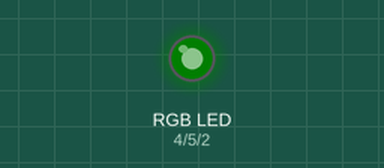
Simulated run of this sketch. Board: ESP32. On the bench: an RGB LED mixed from three pins (HIGH = lit). Dim RGB values are drawn brighter than linear.

Above: at 0.15 s.
At 2.55 s:
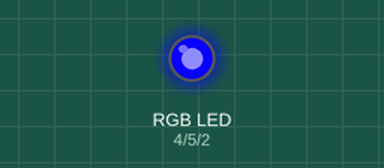
At 4.95 s:
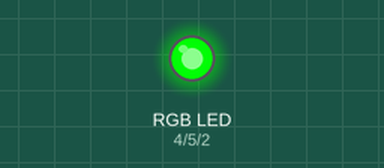
At 9.63 s:
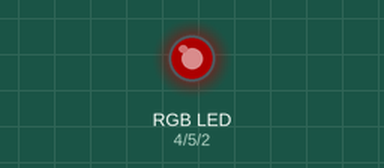
At 14.15 s:
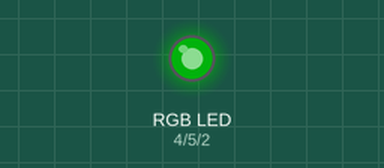
At 18.95 s:
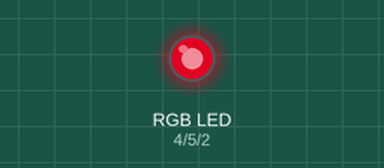
Timing chart, 0 to 18.8 s (numbered marks = the images above):
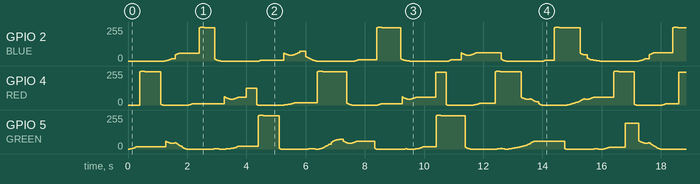

The sketch:

rgb_rainbow_pulse.ino
```cpp
// RGB Rainbow Pulse v2 for the ELEGOO ESP32 kit (common-cathode RGB LED)
// Glides through a 16-color palette while pulsing quickly and smoothly.
// The pulse never fades to dark, it just "breathes" between bright and brighter.
// Wiring (lesson 2.2): RED -> D4, GREEN -> D5, BLUE -> D2 (each through 220 ohm).

#include <math.h>

// ---- Pins ----
#define RED   4
#define GREEN 5
#define BLUE  2

// ---- Tweak these to change the feel ----
const float SECONDS_PER_COLOR = 0.2;   // time to glide from one palette color to the next
const float PULSE_SECONDS     = 2.0;   // time for one pulse (lower = faster)
const float PULSE_LOW         = 0.45;  // dimmest point of the pulse (never fully off)
const float PULSE_HIGH        = 1.0;   // brightest point (lower to ~0.6 if too bright)
const float GAMMA             = 2.2;   // makes fades look even to the human eye

// ---- Color palette (R, G, B as 0-255). Add, remove, or reorder freely. ----
const uint8_t PALETTE[][3] = {
  {255,   0,   0},  // red
  {255,  60,   0},  // red-orange
  {255, 120,   0},  // orange
  {255, 190,   0},  // amber
  {255, 255,   0},  // yellow
  {150, 255,   0},  // lime
  {  0, 255,   0},  // green
  {  0, 255, 120},  // mint
  {  0, 255, 255},  // cyan
  {  0, 140, 255},  // sky blue
  {  0,   0, 255},  // blue
  { 80,   0, 255},  // indigo
  {150,   0, 255},  // violet
  {255,   0, 255},  // magenta
  {255,   0, 140},  // hot pink
  {255,  40,  70},  // coral
};
const int PALETTE_SIZE = sizeof(PALETTE) / sizeof(PALETTE[0]);

void setup()
{
  pinMode(RED, OUTPUT);
  pinMode(GREEN, OUTPUT);
  pinMode(BLUE, OUTPUT);
}

// Brightness (0.0-1.0) with gamma correction -> PWM value (0-255)
int toPwm(float value)
{
  if (value < 0) value = 0;
  if (value > 1) value = 1;
  return (int)(pow(value, GAMMA) * 255.0 + 0.5);
}

void loop()
{
  float t = millis() / 1000.0;   // seconds since power-on

  // 1) Color: find where we are between two palette colors and blend them.
  //    Wraps around, so the last color flows back into the first.
  float pos = fmod(t / SECONDS_PER_COLOR, (float)PALETTE_SIZE);
  int   a   = (int)pos;                    // current color
  int   b   = (a + 1) % PALETTE_SIZE;      // next color
  float mix = pos - a;                     // 0.0 = all current, 1.0 = all next

  float r = (PALETTE[a][0] + (PALETTE[b][0] - PALETTE[a][0]) * mix) / 255.0;
  float g = (PALETTE[a][1] + (PALETTE[b][1] - PALETTE[a][1]) * mix) / 255.0;
  float bl = (PALETTE[a][2] + (PALETTE[b][2] - PALETTE[a][2]) * mix) / 255.0;

  // 2) Pulse: a plain sine wave is perfectly smooth and symmetric,
  //    squeezed into the PULSE_LOW..PULSE_HIGH range so it never goes dark.
  float wave  = (sin(t * 2.0 * PI / PULSE_SECONDS) + 1.0) / 2.0;   // 0.0 .. 1.0
  float pulse = PULSE_LOW + (PULSE_HIGH - PULSE_LOW) * wave;

  // 3) Combine and send to the LED
  analogWrite(RED,   toPwm(r  * pulse));
  analogWrite(GREEN, toPwm(g  * pulse));
  analogWrite(BLUE,  toPwm(bl * pulse));

  delay(2);   // ~500 updates per second for very fluid motion
}
```
